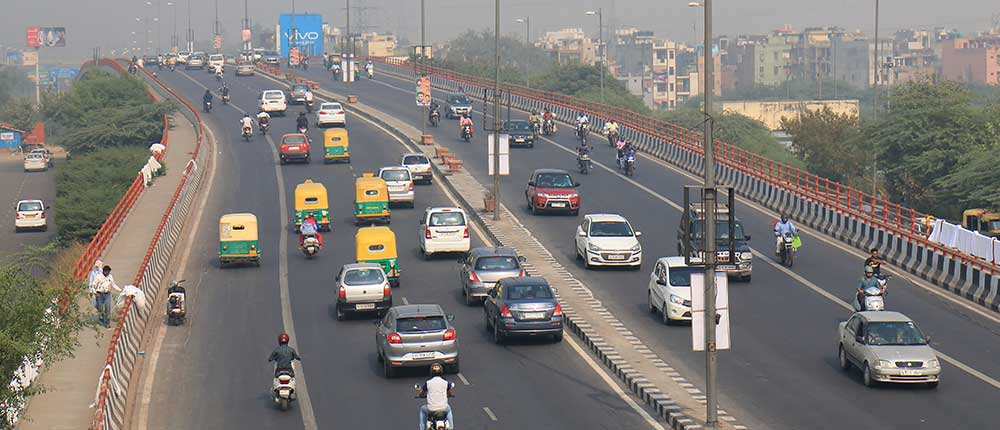
#> input picture dataset/p.jpg, 1000 x 430 px
$ jupyter execute histogramFeatures.ipynb
#> lines starting #> are read from the running program, lines starting #| are printed output that depends on the picture
[cell 1]
import numpy as np
import cv2
import matplotlib.pyplot as plt

[cell 2]
img = cv2.imread('dataset/p.jpg')
#> img is the input picture: shape (430, 1000, 3); mean B, G, R 118.8, 122.4, 126.5

# create histogram (can be used detect brightness range of an image according to the colours found)
color = ('b','g','r')
for i,col in enumerate(color):
    histr = cv2.calcHist([img],[i],None,[256],[0,256])
    plt.plot(histr,color = col)
    plt.xlim([0,256])
plt.show()
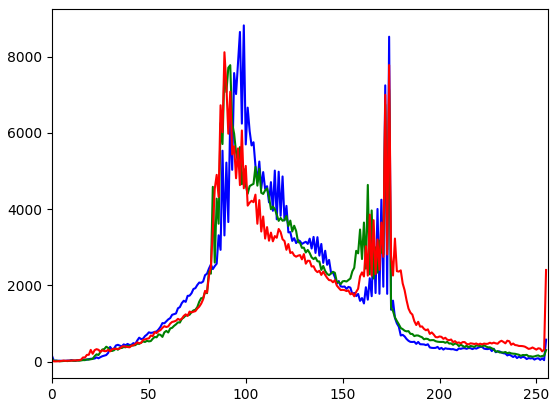
#> figure drawn by matplotlib, 1 panel; curve peaks at x = 99, y = 8818; curve peaks at x = 92, y = 7775; curve peaks at x = 89, y = 8114

[cell 3]
# create a mask
mask = np.zeros(img.shape[:2], np.uint8)
mask[100:300, 100:400] = 255
masked_img = cv2.bitwise_and(img,img,mask = mask)
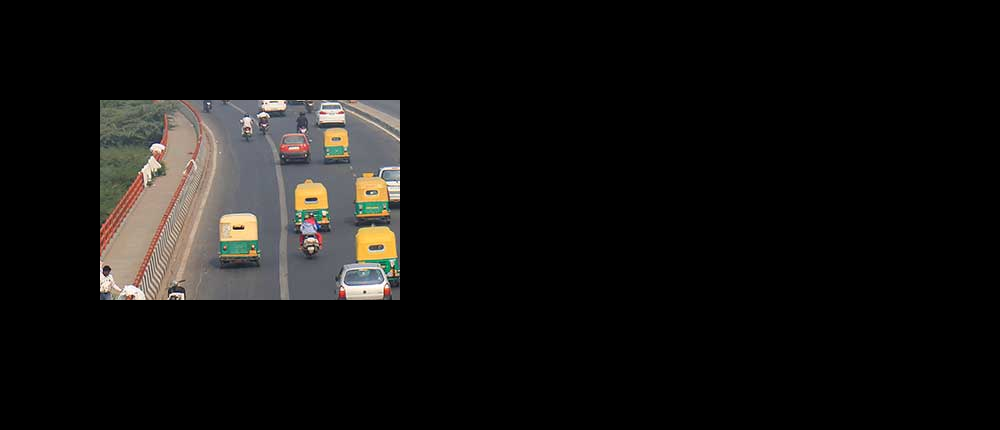
#> masked_img: shape (430, 1000, 3); mean B, G, R 16.2, 17.6, 18.8
# Calculate histogram with mask and without mask
# Check third argument for mask
hist_full = cv2.calcHist([img],[0],None,[256],[0,256])
#> hist_full = 256 values, max 8818 at index 99, min 16 at index 1, mean 1679.7
hist_mask = cv2.calcHist([img],[0],mask,[256],[0,256])
#> hist_mask = 256 values, max 1691 at index 119, min 0 at index 13, mean 234.4
plt.subplot(221), plt.imshow(img, 'gray')
plt.subplot(222), plt.imshow(mask,'gray')
plt.subplot(223), plt.imshow(masked_img, 'gray')
plt.subplot(224), plt.plot(hist_full), plt.plot(hist_mask)
plt.xlim([0,256])
plt.show()
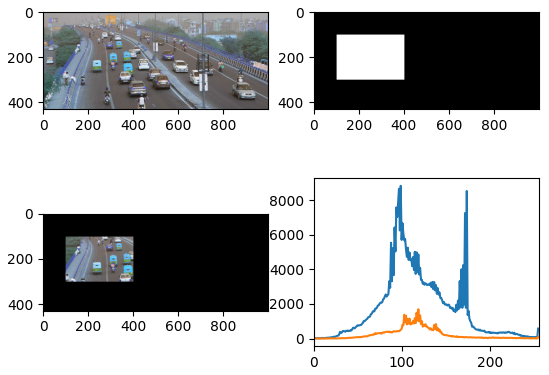
#> figure drawn by matplotlib, 4 panels; B, G, R data is drawn as R, G, B; panel 4: curve peaks at x = 99, y = 8818; panel 4: curve peaks at x = 119, y = 1691
